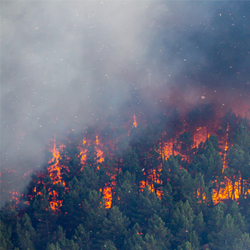
%> input picture Smoke Detection/d.jpg, 250 x 250 px
$ octave 'smoke detection.m'   (GNU Octave 9; MATLAB toolbox functions it lacks are replaced by stand-ins)
%> lines starting %> are read from the running program, lines starting %| are printed output that depends on the picture; in (x1, y1, x2, y2) boxes, pixels count from 0 and x2, y2 are one past the last pixel; in counts of white or black regions, pixels touching at a corner belong together; the program's own positions count from 1
%% Smoke Detection
% Loading
clear;
warning('off');
img=imread('d.jpg');
%> img is the input picture: size 250x250x3 uint8; mean R, G, B 102, 108.4, 125.1
%
orgg=img;
rrr=img(:,:,1);
ggg=img(:,:,2);
bbb=img(:,:,3);
%
HSV2 = rgb2hsv(orgg);
%> HSV2: size 250x250x3 double; mean H, S, V 0.615, 0.315, 0.509
hhh=imadjust(HSV2(:,:,1));
sss=imadjust(HSV2(:,:,2));
vvv=imadjust(HSV2(:,:,3));
%
YCBCR2 = rgb2ycbcr(orgg);
%> YCBCR2: size 250x250x3 uint8; mean of channels 1, 2, 3 109.1, 136.2, 124
yyy=imadjust(YCBCR2(:,:,1));
cb2=imadjust(YCBCR2(:,:,2));
cr2=imadjust(YCBCR2(:,:,3));
%
lab2 = rgb2lab(orgg);
%> lab2: size 250x250x3 double; mean of channels 1, 2, 3 45.5, 2.5, -10.1
lll=imadjust(lab2(:,:,1));
%> lll: size 250x250 double; every value is 1
aaa=imadjust(lab2(:,:,2));
bbbb=imadjust(lab2(:,:,3));
% Seperating rgb color channels and adjust the intensity
r=imadjust(img(:,:,1));
g=imadjust(img(:,:,2));
b=imadjust(img(:,:,3));
adj = cat(3, r, g, b);
%
filt=[3 3];
r=medfilt2(r,filt);
g=medfilt2(g,filt);
b=medfilt2(b,filt);
% Bringing back rgb channels as a single rgb color image
rgb = cat(3, r, g, b);
r=imadjust(rgb(:,:,1));
g=imadjust(rgb(:,:,2));
B=imadjust(rgb(:,:,3));
% rgb = medfilt2(rgb,[3 3])
% Converting to HSV color space and seperating channels
HSV = rgb2hsv(rgb);
%> HSV: size 250x250x3 double; mean H, S, V 0.572, 0.274, 0.534
h=imadjust(HSV(:,:,1));
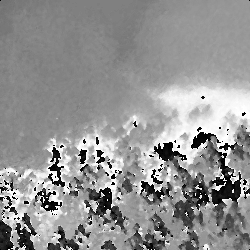
%> h: size 250x250 double; min 0, max 1, mean 0.577
s=imadjust(HSV(:,:,2));
v=imadjust(HSV(:,:,3));
% Converting to YCbCr color space
YCBCR = rgb2ycbcr(rgb);
%> YCBCR: size 250x250x3 uint8; mean of channels 1, 2, 3 118.3, 131.6, 126
y=imadjust(YCBCR(:,:,1));
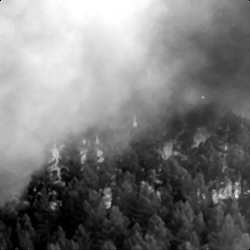
%> y: size 250x250 uint8; min 0, max 255, mean 121
cb=imadjust(YCBCR(:,:,2));
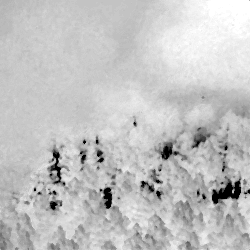
%> cb: size 250x250 uint8; min 0, max 255, mean 194
cr=imadjust(YCBCR(:,:,3));
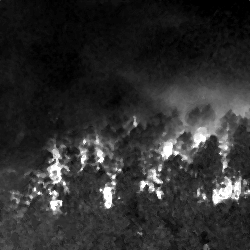
%> cr: size 250x250 uint8; min 0, max 255, mean 46.8
% Converting to Lab color space
lab = rgb2lab(rgb);
%> lab: size 250x250x3 double; mean of channels 1, 2, 3 49, 1.4, -3.7
l=imadjust(lab(:,:,1));
a=imadjust(lab(:,:,2));
b=imadjust(lab(:,:,3));
%> b: size 250x250 double
% Converting to xyz
XYZ = rgb2xyz(rgb);
%> XYZ: size 250x250x3 double; mean of channels 1, 2, 3 0.259, 0.278, 0.333
X=imadjust(XYZ(:,:,1));
Y=imadjust(XYZ(:,:,2));
Z=imadjust(XYZ(:,:,3));
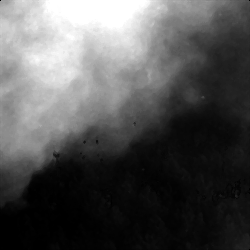
%> Z: size 250x250 double; min 0, max 1, mean 0.328
% CAT Red from rgb, H from hsv, and A from Lab
RHA = cat(3, h, cb, a);
%> RHA: size 250x250x3 uint8; mean H, S, V 0.8, 194, 0.4
R1=imadjust(RHA(:,:,1)); R1=im2bw(R1);
%> after `R1=imadjust(RHA(:,:,1))`:
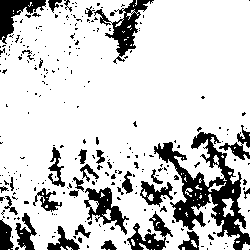
%> R1: size 250x250 uint8; 81.1% white; 282 black regions (247 under 20 px), largest, box (x1, y1, x2, y2) and area: (154, 132, 250, 250) 3670, (94, 0, 154, 64) 1059, (0, 0, 46, 44) 834
G1=imadjust(RHA(:,:,2)); G1=im2bw(G1);
%> after `G1=im2bw(G1)`: G1: size 250x250 logical; 96.6% white; 78 black regions (63 under 20 px), largest, box (x1, y1, x2, y2) and area: (212, 176, 241, 204) 439, (48, 149, 65, 186) 243, (158, 142, 187, 161) 216
B1=imadjust(RHA(:,:,3)); B1=im2bw(B1);
%> after `B1=imadjust(RHA(:,:,3))`:
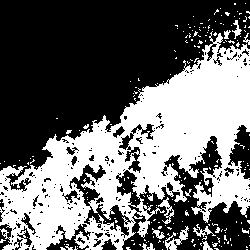
%> B1: size 250x250 uint8; 41.1% white; 208 white regions (194 under 20 px), largest, box (x1, y1, x2, y2) and area: (0, 31, 250, 250) 24164, (165, 226, 189, 250) 211, (158, 197, 174, 224) 139
% Closing Morphology
se = strel('disk',6);
closeBW1 = imopen(R1,se);
closeBW2 = imopen(G1,se);
closeBW3 = imopen(B1,se);
% Boundary
sizeimg=size(closeBW3);
%> sizeimg = [250 250]
for i=1:sizeimg(1,1)
for j=1:sizeimg(1,2)
if closeBW3(i,j)>0
newgray2(i,j)=closeBW3(i,j);
else
newgray2(i,j)=0;
end;end;end;
%> (the run ends here)

$ run again, with Smoke Detection/a.jpg copied over Smoke Detection/d.jpg
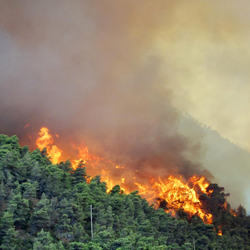
%> input picture Smoke Detection/a.jpg, 250 x 250 px
%> img is the input picture: size 250x250x3 uint8; mean R, G, B 144.1, 128.8, 105.2
%> HSV2: size 250x250x3 double; mean H, S, V 0.201, 0.29, 0.583
%> YCBCR2: size 250x250x3 uint8; mean of channels 1, 2, 3 128.3, 115.4, 136.4
%> lab2: size 250x250x3 double; mean of channels 1, 2, 3 54.4, 2.4, 14.9
%> `lll=imadjust(lab2(:,:,1));`:
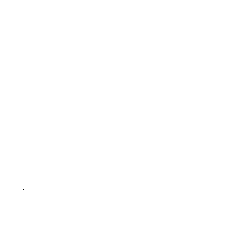
%> lll: size 250x250 double; values 0.906 (black) and 1 (white), 100% white; black in thin lines or dots, all inside (x1, y1, x2, y2) = (23, 189, 24, 190)
%> HSV: size 250x250x3 double; mean H, S, V 0.496, 0.303, 0.636
%> YCBCR: size 250x250x3 uint8; mean of channels 1, 2, 3 136.7, 129.3, 124.7
%> lab: size 250x250x3 double; mean of channels 1, 2, 3 58.2, -1, -0.9
%> XYZ: size 250x250x3 double; mean of channels 1, 2, 3 0.317, 0.339, 0.388
%> RHA: size 250x250x3 uint8; mean H, S, V 0.6, 190.1, 0.5
%> R1: size 250x250 uint8; 59.9% white; 137 black regions (120 under 20 px), largest, box (x1, y1, x2, y2) and area: (0, 127, 250, 250) 12923, (120, 0, 250, 126) 10134, (0, 209, 23, 250) 307
%> G1: size 250x250 logical; 92.8% white; 7 black regions (6 under 20 px), largest, box (x1, y1, x2, y2) and area: (35, 127, 213, 225) 4488
%> `B1=imadjust(RHA(:,:,3))`:
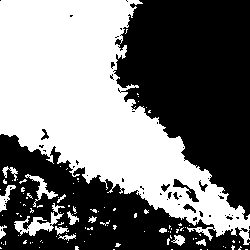
%> B1: size 250x250 uint8; 47.3% white; 107 white regions (93 under 20 px), largest, box (x1, y1, x2, y2) and area: (0, 0, 250, 245) 27620, (14, 203, 65, 236) 512, (25, 174, 58, 207) 254

$ run again, with Smoke Detection/b.jpg copied over Smoke Detection/d.jpg
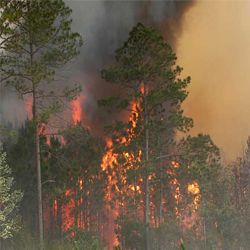
%> input picture Smoke Detection/b.jpg, 250 x 250 px
%> img is the input picture: size 250x250x3 uint8; mean R, G, B 111.4, 93.8, 72.3
%> HSV2: size 250x250x3 double; mean H, S, V 0.114, 0.324, 0.439
%> YCBCR2: size 250x250x3 uint8; mean of channels 1, 2, 3 99, 116, 137.3
%> lab2: size 250x250x3 double; mean of channels 1, 2, 3 40.7, 3.7, 14.9
%> lll: size 250x250 double; every value is 1
%> HSV: size 250x250x3 double; mean H, S, V 0.572, 0.405, 0.517
%> YCBCR: size 250x250x3 uint8; mean of channels 1, 2, 3 101.5, 138.9, 127.5
%> lab: size 250x250x3 double; mean of channels 1, 2, 3 41.1, 9, -14.1
%> XYZ: size 250x250x3 double; mean of channels 1, 2, 3 0.196, 0.193, 0.262
%> RHA: size 250x250x3 uint8; mean H, S, V 0.8, 141.8, 0.8
%> `R1=imadjust(RHA(:,:,1))`:
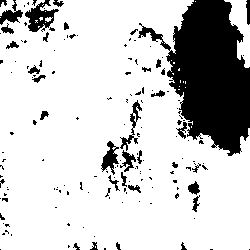
%> R1: size 250x250 uint8; 79.8% white; 157 black regions (124 under 20 px), largest, box (x1, y1, x2, y2) and area: (138, 0, 250, 156) 9385, (25, 0, 59, 32) 509, (101, 141, 119, 175) 282
%> G1: size 250x250 logical; 64.9% white; 200 black regions (162 under 20 px), largest, box (x1, y1, x2, y2) and area: (110, 0, 250, 175) 13651, (98, 78, 151, 218) 3190, (0, 0, 64, 44) 1572
%> `B1=imadjust(RHA(:,:,3))`:
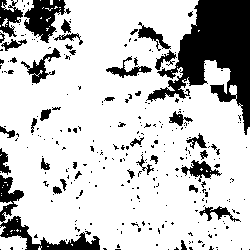
%> B1: size 250x250 uint8; 78.2% white; 293 black regions (252 under 20 px), largest, box (x1, y1, x2, y2) and area: (146, 0, 250, 135) 6104, (0, 175, 100, 250) 1586, (24, 0, 71, 43) 1032

$ run again, with Smoke Detection/c.jpg copied over Smoke Detection/d.jpg
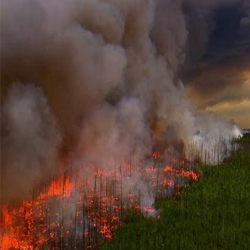
%> input picture Smoke Detection/c.jpg, 250 x 250 px
%> img is the input picture: size 250x250x3 uint8; mean R, G, B 88.8, 66.1, 54.7
%> HSV2: size 250x250x3 double; mean H, S, V 0.198, 0.434, 0.353
%> YCBCR2: size 250x250x3 uint8; mean of channels 1, 2, 3 77.5, 119.6, 138.8
%> lab2: size 250x250x3 double; mean of channels 1, 2, 3 30.2, 8.1, 10.9
%> lll: size 250x250 double; every value is 1
%> HSV: size 250x250x3 double; mean H, S, V 0.565, 0.409, 0.52
%> YCBCR: size 250x250x3 uint8; mean of channels 1, 2, 3 105.2, 133.8, 125.8
%> lab: size 250x250x3 double; mean of channels 1, 2, 3 43.8, 3.5, -5.8
%> XYZ: size 250x250x3 double; mean of channels 1, 2, 3 0.188, 0.196, 0.262
%> RHA: size 250x250x3 uint8; mean H, S, V 0.7, 142.9, 0.5
%> R1: size 250x250 uint8; 73.3% white; 107 black regions (84 under 20 px), largest, box (x1, y1, x2, y2) and area: (99, 108, 250, 250) 9938, (0, 171, 76, 250) 2824, (183, 69, 250, 130) 2052
%> G1: size 250x250 logical; 65.5% white; 46 black regions (33 under 20 px), largest, box (x1, y1, x2, y2) and area: (0, 66, 250, 250) 18489, (184, 69, 250, 129) 2012, (149, 113, 183, 144) 387
%> `B1=imadjust(RHA(:,:,3))`:
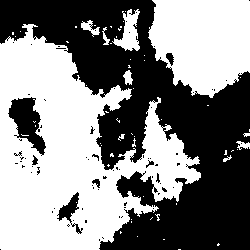
%> B1: size 250x250 uint8; 52.8% white; 74 black regions (66 under 20 px), largest, box (x1, y1, x2, y2) and area: (0, 0, 250, 250) 27652, (8, 97, 46, 156) 1113, (57, 192, 83, 234) 338
